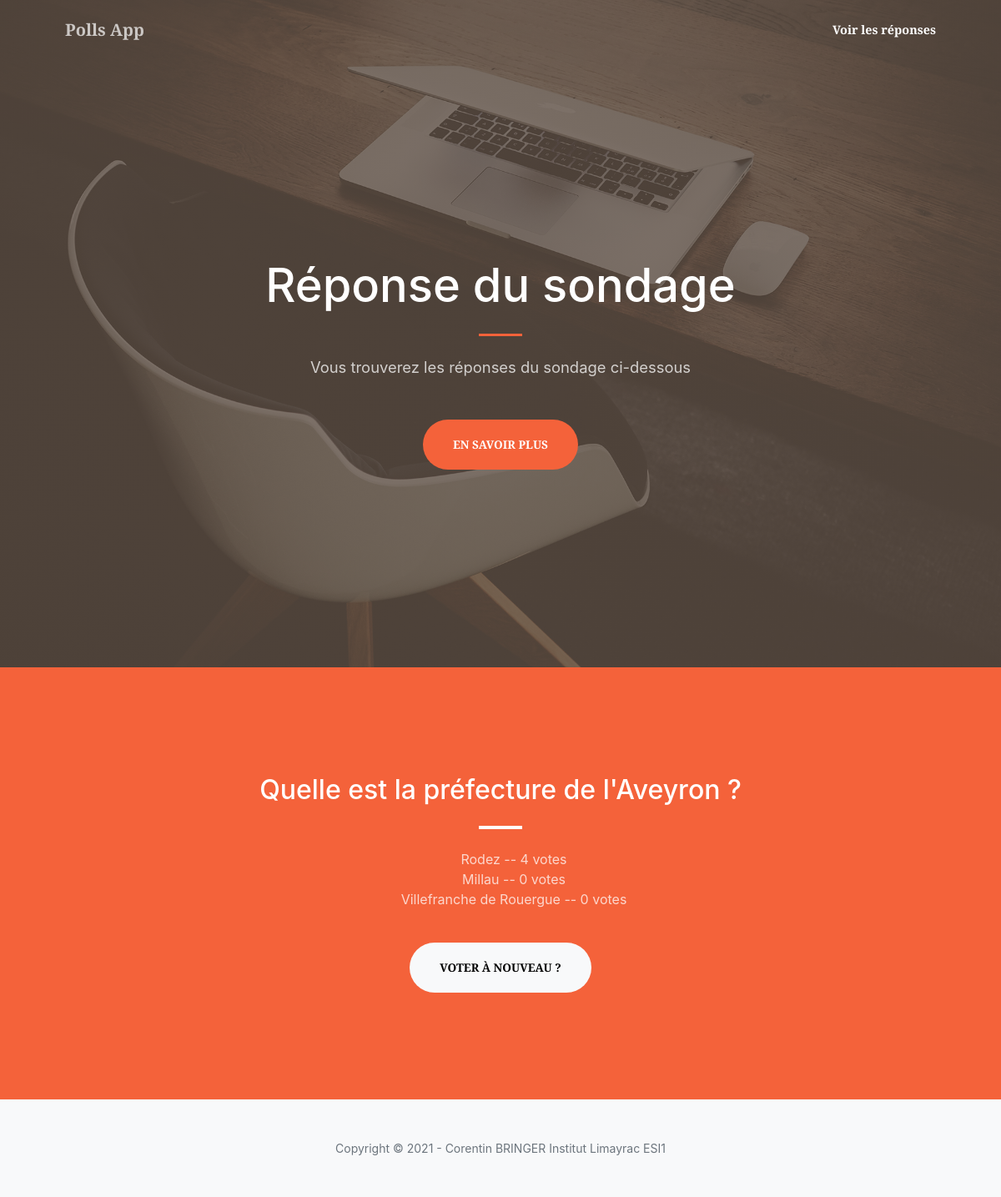
Page /polls/1/results/ on the committed database.
### polls/models.py (models this page shows, shortened)
class Question(models.Model):
    question_text = models.CharField(max_length=200)
    pub_date = models.DateTimeField('date publication')

class Choice(models.Model):
    question = models.ForeignKey(Question, on_delete=models.CASCADE)
    choice_text = models.CharField(max_length=200)
    votes = models.IntegerField(default=0)

### polls/views.py (the view)
# urls.py: path('<int:pk>/results/', views.ResultsView.as_view(), name='results'),
class ResultsView(generic.DetailView):
    model = Question
    template_name = 'polls/results.html'

### polls/templates/polls/results.html (shortened to what this page needs)
<!DOCTYPE html>
<html lang="fr">
    <head>
        <link href="https://cdn.jsdelivr.net/npm/bootstrap-icons@1.5.0/font/bootstrap-icons.css" rel="stylesheet" />
        <link href="https://cdnjs.cloudflare.com/ajax/libs/SimpleLightbox/2.1.0/simpleLightbox.min.css" rel="stylesheet" />
        {% load static %}
        <link rel="stylesheet" type="text/css" href="{% static 'homepage/style.css' %}">
    </head>
    <body id="page-top">
        <nav class="navbar navbar-expand-lg navbar-light fixed-top py-3" id="mainNav">
            <div class="container px-4 px-lg-5">
                <a class="navbar-brand" href="/">Polls App</a>
                <div class="collapse navbar-collapse" id="navbarResponsive">
                    <ul class="navbar-nav ms-auto my-2 my-lg-0">
                        <li class="nav-item"><a class="nav-link" href="#about">Voir les réponses</a></li>
                    </ul>
                </div>
            </div>
        </nav>
        <header class="masthead">
            <div class="container px-4 px-lg-5 h-100">
                <div class="row gx-4 gx-lg-5 h-100 align-items-center justify-content-center text-center">
                    <div class="col-lg-8 align-self-end">
                        <h1 class="text-white font-weight-bold">Réponse du sondage</h1>
                        <hr class="divider" />
                    </div>
                    <div class="col-lg-8 align-self-baseline">
                        <p class="text-white-75 mb-5">Vous trouverez les réponses du sondage ci-dessous</p>
                        <a class="btn btn-primary btn-xl" href="#about">En savoir plus</a>
                    </div>
                </div>
            </div>
        </header>
        <section class="page-section bg-primary" id="about">
            <div class="container px-4 px-lg-5">
                <div class="row gx-4 gx-lg-5 justify-content-center">
                    <div class="col-lg-8 text-center">
                        <h2 class="text-white mt-0">{{ question.question_text }}</h2>
                        <hr class="divider divider-light" />
                        <ul>
                        {% for choice in question.choice_set.all %}
                            <li class="text-white-75">{{ choice.choice_text }} -- {{ choice.votes }} vote{{ choice.votes|pluralize }}</li>
                        {% endfor %}
                        </ul>
                        <a class="btn btn-light btn-xl mt-4" href="{% url 'polls:detail' question.id %}">Voter à nouveau ?</a>
                    </div>
                </div>
            </div>
        </section>
        <footer class="bg-light py-5">
            <div class="container px-4 px-lg-5"><div class="small text-center text-muted">Copyright &copy; 2021 - Corentin BRINGER Institut Limayrac ESI1</div></div>
        </footer>
    </body>
</html>

### rows in the picture
Question: question_text "Quelle est la préfecture de l'Aveyron ?"
Choice: choice_text "Rodez", votes "4"
Choice: choice_text "Millau", votes "0"
Choice: choice_text "Villefranche de Rouergue", votes "0"
